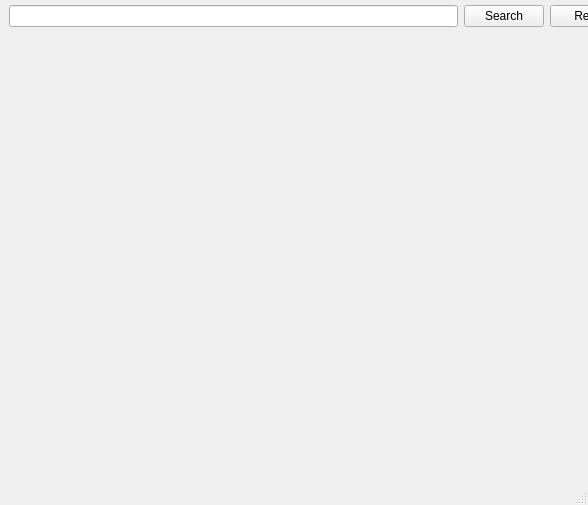
<?xml version="1.0" encoding="UTF-8"?>
<ui version="4.0">
 <class>main_window</class>
 <widget class="QMainWindow" name="main_window">
  <property name="geometry">
   <rect>
    <x>0</x>
    <y>0</y>
    <width>588</width>
    <height>505</height>
   </rect>
  </property>
  <property name="windowTitle">
   <string>MainWindow</string>
  </property>
  <widget class="QWidget" name="centralwidget">
   <widget class="QWidget" name="horizontalLayoutWidget_4">
    <property name="geometry">
     <rect>
      <x>9</x>
      <y>0</y>
      <width>621</width>
      <height>33</height>
     </rect>
    </property>
    <layout class="QHBoxLayout" name="search_bar_layout">
     <item>
      <widget class="QLineEdit" name="search_bar"/>
     </item>
     <item>
      <widget class="QPushButton" name="search_button">
       <property name="text">
        <string>Search</string>
       </property>
      </widget>
     </item>
     <item>
      <widget class="QPushButton" name="reset_button">
       <property name="text">
        <string>Reset</string>
       </property>
      </widget>
     </item>
    </layout>
   </widget>
  </widget>
  <widget class="QStatusBar" name="statusbar"/>
  <action name="action_open">
   <property name="text">
    <string>Open</string>
   </property>
  </action>
  <action name="action_copy">
   <property name="text">
    <string>Copy</string>
   </property>
  </action>
  <action name="action_update">
   <property name="text">
    <string>Update</string>
   </property>
  </action>
 </widget>
 <resources/>
 <connections/>
</ui>
